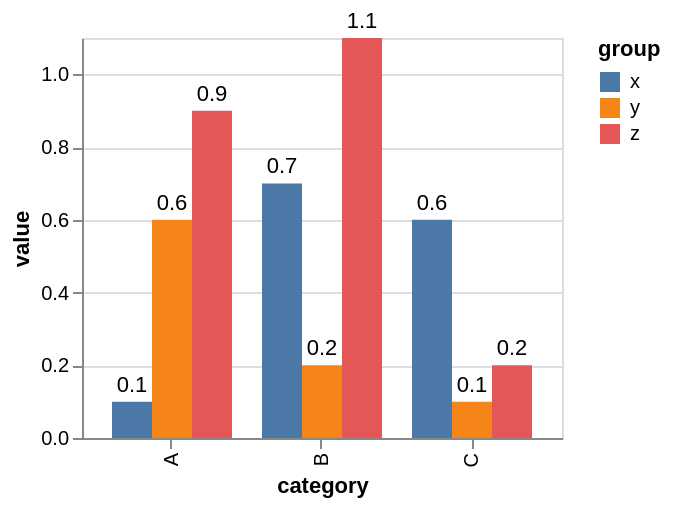

Write a Vega-Lite specification for this figure.
### Vega specification from a JSON file in a GitHub repository (floating-point values rounded to 4 significant figures)
{"$schema": "https://vega.github.io/schema/vega/v5.json", "background": "white", "padding": 5, "height": 200, "style": "cell", "data": [{"name": "source_0", "values": [{"category": "A", "group": "x", "value": 0.1}, {"category": "A", "group": "y", "value": 0.6}, {"category": "A", "group": "z", "value": 0.9}, {"category": "B", "group": "x", "value": 0.7}, {"category": "B", "group": "y", "value": 0.2}, {"category": "B", "group": "z", "value": 1.1}, {"category": "C", "group": "x", "value": 0.6}, {"category": "C", "group": "y", "value": 0.1}, {"category": "C", "group": "z", "value": 0.2}]}, {"name": "data_0", "source": "source_0", "transform": [{"type": "formula", "expr": "datum.value/2", "as": "half"}]}, {"name": "data_1", "source": "data_0", "transform": [{"type": "stack", "groupby": ["category", "group"], "field": "value", "sort": {"field": [], "order": []}, "as": ["value_start", "value_end"], "offset": "zero"}, {"type": "filter", "expr": "isValid(datum[\"value\"]) && isFinite(+datum[\"value\"])"}]}, {"name": "data_2", "source": "data_0", "transform": [{"type": "filter", "expr": "isValid(datum[\"value\"]) && isFinite(+datum[\"value\"])"}]}], "signals": [{"name": "x_step", "update": "20 * bandspace(domain('xOffset').length, 0, 0) / (1-0.2)"}, {"name": "width", "update": "bandspace(domain('x').length, 0.2, 0.2) * x_step"}], "marks": [{"name": "layer_0_marks", "type": "rect", "style": ["bar"], "from": {"data": "data_1"}, "encode": {"update": {"fill": {"scale": "color", "field": "group"}, "ariaRoleDescription": {"value": "bar"}, "description": {"signal": "\"category: \" + (isValid(datum[\"category\"]) ? datum[\"category\"] : \"\"+datum[\"category\"]) + \"; value: \" + (format(datum[\"value\"], \"\")) + \"; group: \" + (isValid(datum[\"group\"]) ? datum[\"group\"] : \"\"+datum[\"group\"])"}, "x": {"scale": "x", "field": "category", "offset": {"scale": "xOffset", "field": "group"}}, "width": {"signal": "max(0.25, bandwidth('xOffset'))"}, "y": {"scale": "y", "field": "value_end"}, "y2": {"scale": "y", "field": "value_start"}}}}, {"name": "layer_1_marks", "type": "text", "style": ["text"], "from": {"data": "data_2"}, "encode": {"update": {"dy": {"value": -8}, "fill": {"value": "black"}, "description": {"signal": "\"category: \" + (isValid(datum[\"category\"]) ? datum[\"category\"] : \"\"+datum[\"category\"]) + \"; value: \" + (format(datum[\"value\"], \"\")) + \"; group: \" + (isValid(datum[\"group\"]) ? datum[\"group\"] : \"\"+datum[\"group\"])"}, "x": {"scale": "x", "field": "category", "offset": {"scale": "xOffset", "field": "group", "band": 0.5}}, "y": {"scale": "y", "field": "value"}, "text": {"signal": "format(datum[\"value\"], \"\")"}, "align": {"value": "center"}, "baseline": {"value": "middle"}}}}], "scales": [{"name": "x", "type": "band", "domain": {"fields": [{"data": "data_1", "field": "category"}, {"data": "data_2", "field": "category"}], "sort": true}, "range": {"step": {"signal": "x_step"}}, "paddingInner": 0.2, "paddingOuter": 0.2}, {"name": "y", "type": "linear", "domain": {"fields": [{"data": "data_1", "field": "value_start"}, {"data": "data_1", "field": "value_end"}, {"data": "data_2", "field": "value"}]}, "range": [{"signal": "height"}, 0], "nice": true, "zero": true}, {"name": "xOffset", "type": "band", "domain": {"fields": [{"data": "data_1", "field": "group"}, {"data": "data_2", "field": "group"}], "sort": true}, "range": {"step": 20}}, {"name": "color", "type": "ordinal", "domain": {"data": "data_1", "field": "group", "sort": true}, "range": "category"}], "axes": [{"scale": "y", "orient": "left", "gridScale": "x", "grid": true, "tickCount": {"signal": "ceil(height/40)"}, "domain": false, "labels": false, "aria": false, "maxExtent": 0, "minExtent": 0, "ticks": false, "zindex": 0}, {"scale": "x", "orient": "bottom", "grid": false, "title": "category", "labelAlign": "right", "labelAngle": 270, "labelBaseline": "middle", "zindex": 0}, {"scale": "y", "orient": "left", "grid": false, "title": "value", "labelOverlap": true, "tickCount": {"signal": "ceil(height/40)"}, "zindex": 0}], "legends": [{"fill": "color", "symbolType": "square", "title": "group"}]}
